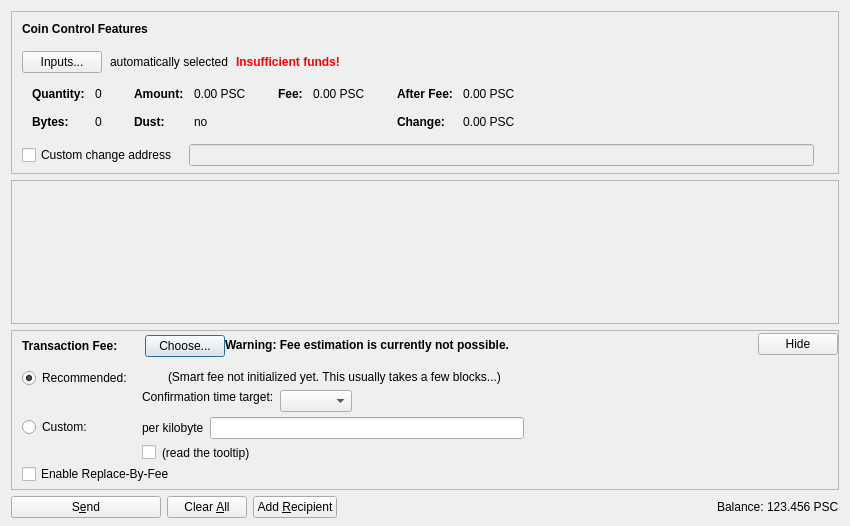
<?xml version="1.0" encoding="UTF-8"?>
<ui version="4.0">
 <class>SendCoinsDialog</class>
 <widget class="QDialog" name="SendCoinsDialog">
  <property name="geometry">
   <rect>
    <x>0</x>
    <y>0</y>
    <width>850</width>
    <height>526</height>
   </rect>
  </property>
  <property name="windowTitle">
   <string>Send Coins</string>
  </property>
  <layout class="QVBoxLayout" name="verticalLayout" stretch="0,1,0,0">
   <property name="bottomMargin">
    <number>8</number>
   </property>
   <item>
    <widget class="QFrame" name="frameCoinControl">
     <property name="sizePolicy">
      <sizepolicy hsizetype="Expanding" vsizetype="Expanding">
       <horstretch>0</horstretch>
       <verstretch>0</verstretch>
      </sizepolicy>
     </property>
     <property name="maximumSize">
      <size>
       <width>16777215</width>
       <height>16777215</height>
      </size>
     </property>
     <property name="frameShape">
      <enum>QFrame::StyledPanel</enum>
     </property>
     <property name="frameShadow">
      <enum>QFrame::Sunken</enum>
     </property>
     <layout class="QVBoxLayout" name="verticalLayoutCoinControl2">
      <property name="spacing">
       <number>0</number>
      </property>
      <property name="leftMargin">
       <number>0</number>
      </property>
      <property name="topMargin">
       <number>0</number>
      </property>
      <property name="rightMargin">
       <number>0</number>
      </property>
      <property name="bottomMargin">
       <number>6</number>
      </property>
      <item>
       <layout class="QVBoxLayout" name="verticalLayoutCoinControl" stretch="0,0,0,0,1">
        <property name="spacing">
         <number>0</number>
        </property>
        <property name="leftMargin">
         <number>10</number>
        </property>
        <property name="topMargin">
         <number>10</number>
        </property>
        <item>
         <layout class="QHBoxLayout" name="horizontalLayoutCoinControl1">
          <property name="bottomMargin">
           <number>15</number>
          </property>
          <item>
           <widget class="QLabel" name="labelCoinControlFeatures">
            <property name="sizePolicy">
             <sizepolicy hsizetype="Preferred" vsizetype="Maximum">
              <horstretch>0</horstretch>
              <verstretch>0</verstretch>
             </sizepolicy>
            </property>
            <property name="font">
             <font>
              <weight>75</weight>
              <bold>true</bold>
             </font>
            </property>
            <property name="styleSheet">
             <string notr="true">font-weight:bold;</string>
            </property>
            <property name="text">
             <string>Coin Control Features</string>
            </property>
           </widget>
          </item>
         </layout>
        </item>
        <item>
         <layout class="QHBoxLayout" name="horizontalLayoutCoinControl2" stretch="0,0,0,0">
          <property name="spacing">
           <number>8</number>
          </property>
          <property name="bottomMargin">
           <number>10</number>
          </property>
          <item>
           <widget class="QPushButton" name="pushButtonCoinControl">
            <property name="styleSheet">
             <string notr="true"/>
            </property>
            <property name="text">
             <string>Inputs...</string>
            </property>
            <property name="autoDefault">
             <bool>false</bool>
            </property>
           </widget>
          </item>
          <item>
           <widget class="QLabel" name="labelCoinControlAutomaticallySelected">
            <property name="text">
             <string>automatically selected</string>
            </property>
            <property name="margin">
             <number>5</number>
            </property>
           </widget>
          </item>
          <item>
           <widget class="QLabel" name="labelCoinControlInsuffFunds">
            <property name="font">
             <font>
              <weight>75</weight>
              <bold>true</bold>
             </font>
            </property>
            <property name="styleSheet">
             <string notr="true">color:red;font-weight:bold;</string>
            </property>
            <property name="text">
             <string>Insufficient funds!</string>
            </property>
            <property name="margin">
             <number>5</number>
            </property>
           </widget>
          </item>
          <item>
           <spacer name="horizontalSpacerCoinControl">
            <property name="orientation">
             <enum>Qt::Horizontal</enum>
            </property>
            <property name="sizeHint" stdset="0">
             <size>
              <width>40</width>
              <height>1</height>
             </size>
            </property>
           </spacer>
          </item>
         </layout>
        </item>
        <item>
         <widget class="QWidget" name="widgetCoinControl" native="true">
          <property name="sizePolicy">
           <sizepolicy hsizetype="Preferred" vsizetype="Preferred">
            <horstretch>0</horstretch>
            <verstretch>0</verstretch>
           </sizepolicy>
          </property>
          <property name="minimumSize">
           <size>
            <width>0</width>
            <height>0</height>
           </size>
          </property>
          <property name="styleSheet">
           <string notr="true"/>
          </property>
          <layout class="QHBoxLayout" name="horizontalLayoutCoinControl5">
           <property name="leftMargin">
            <number>0</number>
           </property>
           <property name="topMargin">
            <number>0</number>
           </property>
           <property name="rightMargin">
            <number>0</number>
           </property>
           <property name="bottomMargin">
            <number>0</number>
           </property>
           <item>
            <layout class="QHBoxLayout" name="horizontalLayoutCoinControl3" stretch="0,0,0,1">
             <property name="spacing">
              <number>20</number>
             </property>
             <property name="topMargin">
              <number>0</number>
             </property>
             <property name="bottomMargin">
              <number>10</number>
             </property>
             <item>
              <layout class="QFormLayout" name="formLayoutCoinControl1">
               <property name="horizontalSpacing">
                <number>10</number>
               </property>
               <property name="verticalSpacing">
                <number>14</number>
               </property>
               <property name="leftMargin">
                <number>10</number>
               </property>
               <property name="topMargin">
                <number>4</number>
               </property>
               <property name="rightMargin">
                <number>6</number>
               </property>
               <item row="0" column="0">
                <widget class="QLabel" name="labelCoinControlQuantityText">
                 <property name="font">
                  <font>
                   <weight>75</weight>
                   <bold>true</bold>
                  </font>
                 </property>
                 <property name="text">
                  <string>Quantity:</string>
                 </property>
                 <property name="margin">
                  <number>0</number>
                 </property>
                </widget>
               </item>
               <item row="0" column="1">
                <widget class="QLabel" name="labelCoinControlQuantity">
                 <property name="cursor">
                  <cursorShape>IBeamCursor</cursorShape>
                 </property>
                 <property name="contextMenuPolicy">
                  <enum>Qt::ActionsContextMenu</enum>
                 </property>
                 <property name="text">
                  <string notr="true">0</string>
                 </property>
                 <property name="margin">
                  <number>0</number>
                 </property>
                 <property name="textInteractionFlags">
                  <set>Qt::LinksAccessibleByMouse|Qt::TextSelectableByKeyboard|Qt::TextSelectableByMouse</set>
                 </property>
                </widget>
               </item>
               <item row="1" column="0">
                <widget class="QLabel" name="labelCoinControlBytesText">
                 <property name="font">
                  <font>
                   <weight>75</weight>
                   <bold>true</bold>
                  </font>
                 </property>
                 <property name="text">
                  <string>Bytes:</string>
                 </property>
                </widget>
               </item>
               <item row="1" column="1">
                <widget class="QLabel" name="labelCoinControlBytes">
                 <property name="cursor">
                  <cursorShape>IBeamCursor</cursorShape>
                 </property>
                 <property name="contextMenuPolicy">
                  <enum>Qt::ActionsContextMenu</enum>
                 </property>
                 <property name="text">
                  <string notr="true">0</string>
                 </property>
                 <property name="textInteractionFlags">
                  <set>Qt::LinksAccessibleByMouse|Qt::TextSelectableByKeyboard|Qt::TextSelectableByMouse</set>
                 </property>
                </widget>
               </item>
              </layout>
             </item>
             <item>
              <layout class="QFormLayout" name="formLayoutCoinControl2">
               <property name="horizontalSpacing">
                <number>10</number>
               </property>
               <property name="verticalSpacing">
                <number>14</number>
               </property>
               <property name="leftMargin">
                <number>6</number>
               </property>
               <property name="topMargin">
                <number>4</number>
               </property>
               <property name="rightMargin">
                <number>6</number>
               </property>
               <item row="0" column="0">
                <widget class="QLabel" name="labelCoinControlAmountText">
                 <property name="font">
                  <font>
                   <weight>75</weight>
                   <bold>true</bold>
                  </font>
                 </property>
                 <property name="text">
                  <string>Amount:</string>
                 </property>
                 <property name="margin">
                  <number>0</number>
                 </property>
                </widget>
               </item>
               <item row="0" column="1">
                <widget class="QLabel" name="labelCoinControlAmount">
                 <property name="cursor">
                  <cursorShape>IBeamCursor</cursorShape>
                 </property>
                 <property name="contextMenuPolicy">
                  <enum>Qt::ActionsContextMenu</enum>
                 </property>
                 <property name="text">
                  <string notr="true">0.00 PSC</string>
                 </property>
                 <property name="textInteractionFlags">
                  <set>Qt::LinksAccessibleByMouse|Qt::TextSelectableByKeyboard|Qt::TextSelectableByMouse</set>
                 </property>
                </widget>
               </item>
               <item row="1" column="0">
                <widget class="QLabel" name="labelCoinControlLowOutputText">
                 <property name="font">
                  <font>
                   <weight>75</weight>
                   <bold>true</bold>
                  </font>
                 </property>
                 <property name="text">
                  <string>Dust:</string>
                 </property>
                </widget>
               </item>
               <item row="1" column="1">
                <widget class="QLabel" name="labelCoinControlLowOutput">
                 <property name="cursor">
                  <cursorShape>IBeamCursor</cursorShape>
                 </property>
                 <property name="contextMenuPolicy">
                  <enum>Qt::ActionsContextMenu</enum>
                 </property>
                 <property name="text">
                  <string notr="true">no</string>
                 </property>
                 <property name="textInteractionFlags">
                  <set>Qt::LinksAccessibleByMouse|Qt::TextSelectableByKeyboard|Qt::TextSelectableByMouse</set>
                 </property>
                </widget>
               </item>
              </layout>
             </item>
             <item>
              <layout class="QFormLayout" name="formLayoutCoinControl3">
               <property name="horizontalSpacing">
                <number>10</number>
               </property>
               <property name="verticalSpacing">
                <number>14</number>
               </property>
               <property name="leftMargin">
                <number>6</number>
               </property>
               <property name="topMargin">
                <number>4</number>
               </property>
               <property name="rightMargin">
                <number>6</number>
               </property>
               <item row="0" column="0">
                <widget class="QLabel" name="labelCoinControlFeeText">
                 <property name="font">
                  <font>
                   <weight>75</weight>
                   <bold>true</bold>
                  </font>
                 </property>
                 <property name="text">
                  <string>Fee:</string>
                 </property>
                 <property name="margin">
                  <number>0</number>
                 </property>
                </widget>
               </item>
               <item row="0" column="1">
                <widget class="QLabel" name="labelCoinControlFee">
                 <property name="cursor">
                  <cursorShape>IBeamCursor</cursorShape>
                 </property>
                 <property name="contextMenuPolicy">
                  <enum>Qt::ActionsContextMenu</enum>
                 </property>
                 <property name="text">
                  <string notr="true">0.00 PSC</string>
                 </property>
                 <property name="textInteractionFlags">
                  <set>Qt::LinksAccessibleByMouse|Qt::TextSelectableByKeyboard|Qt::TextSelectableByMouse</set>
                 </property>
                </widget>
               </item>
              </layout>
             </item>
             <item>
              <layout class="QFormLayout" name="formLayoutCoinControl4">
               <property name="horizontalSpacing">
                <number>10</number>
               </property>
               <property name="verticalSpacing">
                <number>14</number>
               </property>
               <property name="leftMargin">
                <number>6</number>
               </property>
               <property name="topMargin">
                <number>4</number>
               </property>
               <property name="rightMargin">
                <number>6</number>
               </property>
               <item row="0" column="0">
                <widget class="QLabel" name="labelCoinControlAfterFeeText">
                 <property name="font">
                  <font>
                   <weight>75</weight>
                   <bold>true</bold>
                  </font>
                 </property>
                 <property name="text">
                  <string>After Fee:</string>
                 </property>
                 <property name="margin">
                  <number>0</number>
                 </property>
                </widget>
               </item>
               <item row="0" column="1">
                <widget class="QLabel" name="labelCoinControlAfterFee">
                 <property name="cursor">
                  <cursorShape>IBeamCursor</cursorShape>
                 </property>
                 <property name="contextMenuPolicy">
                  <enum>Qt::ActionsContextMenu</enum>
                 </property>
                 <property name="text">
                  <string notr="true">0.00 PSC</string>
                 </property>
                 <property name="textInteractionFlags">
                  <set>Qt::LinksAccessibleByMouse|Qt::TextSelectableByKeyboard|Qt::TextSelectableByMouse</set>
                 </property>
                </widget>
               </item>
               <item row="1" column="0">
                <widget class="QLabel" name="labelCoinControlChangeText">
                 <property name="font">
                  <font>
                   <weight>75</weight>
                   <bold>true</bold>
                  </font>
                 </property>
                 <property name="text">
                  <string>Change:</string>
                 </property>
                </widget>
               </item>
               <item row="1" column="1">
                <widget class="QLabel" name="labelCoinControlChange">
                 <property name="cursor">
                  <cursorShape>IBeamCursor</cursorShape>
                 </property>
                 <property name="contextMenuPolicy">
                  <enum>Qt::ActionsContextMenu</enum>
                 </property>
                 <property name="text">
                  <string notr="true">0.00 PSC</string>
                 </property>
                 <property name="textInteractionFlags">
                  <set>Qt::LinksAccessibleByMouse|Qt::TextSelectableByKeyboard|Qt::TextSelectableByMouse</set>
                 </property>
                </widget>
               </item>
              </layout>
             </item>
            </layout>
           </item>
          </layout>
         </widget>
        </item>
        <item>
         <layout class="QHBoxLayout" name="horizontalLayoutCoinControl4" stretch="0,0,0">
          <property name="spacing">
           <number>12</number>
          </property>
          <property name="sizeConstraint">
           <enum>QLayout::SetDefaultConstraint</enum>
          </property>
          <property name="topMargin">
           <number>5</number>
          </property>
          <property name="rightMargin">
           <number>5</number>
          </property>
          <item>
           <widget class="QCheckBox" name="checkBoxCoinControlChange">
            <property name="toolTip">
             <string>If this is activated, but the change address is empty or invalid, change will be sent to a newly generated address.</string>
            </property>
            <property name="text">
             <string>Custom change address</string>
            </property>
           </widget>
          </item>
          <item>
           <widget class="QValidatedLineEdit" name="lineEditCoinControlChange">
            <property name="enabled">
             <bool>false</bool>
            </property>
            <property name="sizePolicy">
             <sizepolicy hsizetype="Expanding" vsizetype="Fixed">
              <horstretch>0</horstretch>
              <verstretch>0</verstretch>
             </sizepolicy>
            </property>
           </widget>
          </item>
          <item>
           <widget class="QLabel" name="labelCoinControlChangeLabel">
            <property name="sizePolicy">
             <sizepolicy hsizetype="Preferred" vsizetype="Expanding">
              <horstretch>0</horstretch>
              <verstretch>0</verstretch>
             </sizepolicy>
            </property>
            <property name="minimumSize">
             <size>
              <width>0</width>
              <height>0</height>
             </size>
            </property>
            <property name="text">
             <string/>
            </property>
            <property name="margin">
             <number>3</number>
            </property>
           </widget>
          </item>
         </layout>
        </item>
        <item>
         <spacer name="verticalSpacerCoinControl">
          <property name="orientation">
           <enum>Qt::Vertical</enum>
          </property>
          <property name="sizeHint" stdset="0">
           <size>
            <width>800</width>
            <height>1</height>
           </size>
          </property>
         </spacer>
        </item>
       </layout>
      </item>
     </layout>
    </widget>
   </item>
   <item>
    <widget class="QScrollArea" name="scrollArea">
     <property name="widgetResizable">
      <bool>true</bool>
     </property>
     <widget class="QWidget" name="scrollAreaWidgetContents">
      <property name="geometry">
       <rect>
        <x>0</x>
        <y>0</y>
        <width>830</width>
        <height>104</height>
       </rect>
      </property>
      <layout class="QVBoxLayout" name="verticalLayout_2" stretch="0,1">
       <property name="leftMargin">
        <number>0</number>
       </property>
       <property name="topMargin">
        <number>0</number>
       </property>
       <property name="rightMargin">
        <number>0</number>
       </property>
       <property name="bottomMargin">
        <number>0</number>
       </property>
       <item>
        <layout class="QVBoxLayout" name="entries">
         <property name="spacing">
          <number>6</number>
         </property>
        </layout>
       </item>
       <item>
        <spacer name="verticalSpacer">
         <property name="orientation">
          <enum>Qt::Vertical</enum>
         </property>
         <property name="sizeHint" stdset="0">
          <size>
           <width>20</width>
           <height>40</height>
          </size>
         </property>
        </spacer>
       </item>
      </layout>
     </widget>
    </widget>
   </item>
   <item>
    <widget class="QFrame" name="frameFee">
     <property name="sizePolicy">
      <sizepolicy hsizetype="Expanding" vsizetype="Expanding">
       <horstretch>0</horstretch>
       <verstretch>0</verstretch>
      </sizepolicy>
     </property>
     <property name="maximumSize">
      <size>
       <width>16777215</width>
       <height>16777215</height>
      </size>
     </property>
     <property name="frameShape">
      <enum>QFrame::StyledPanel</enum>
     </property>
     <property name="frameShadow">
      <enum>QFrame::Sunken</enum>
     </property>
     <layout class="QVBoxLayout" name="verticalLayoutFee1">
      <property name="spacing">
       <number>0</number>
      </property>
      <property name="leftMargin">
       <number>0</number>
      </property>
      <property name="topMargin">
       <number>0</number>
      </property>
      <property name="rightMargin">
       <number>0</number>
      </property>
      <property name="bottomMargin">
       <number>0</number>
      </property>
      <item>
       <layout class="QVBoxLayout" name="verticalLayoutFee2" stretch="0,0,0">
        <property name="spacing">
         <number>0</number>
        </property>
        <property name="leftMargin">
         <number>10</number>
        </property>
        <property name="topMargin">
         <number>0</number>
        </property>
        <item>
         <layout class="QHBoxLayout" name="horizontalLayoutFee1">
          <property name="bottomMargin">
           <number>0</number>
          </property>
          <item>
           <layout class="QVBoxLayout" name="verticalLayoutFee7">
            <property name="spacing">
             <number>0</number>
            </property>
            <item>
             <spacer name="verticalSpacerSmartFee">
              <property name="orientation">
               <enum>Qt::Vertical</enum>
              </property>
              <property name="sizeType">
               <enum>QSizePolicy::Fixed</enum>
              </property>
              <property name="sizeHint" stdset="0">
               <size>
                <width>1</width>
                <height>4</height>
               </size>
              </property>
             </spacer>
            </item>
            <item>
             <layout class="QHBoxLayout" name="horizontalLayoutSmartFee">
              <property name="spacing">
               <number>10</number>
              </property>
              <item>
               <widget class="QLabel" name="labelFeeHeadline">
                <property name="sizePolicy">
                 <sizepolicy hsizetype="Preferred" vsizetype="Maximum">
                  <horstretch>0</horstretch>
                  <verstretch>0</verstretch>
                 </sizepolicy>
                </property>
                <property name="font">
                 <font>
                  <weight>75</weight>
                  <bold>true</bold>
                 </font>
                </property>
                <property name="styleSheet">
                 <string notr="true">font-weight:bold;</string>
                </property>
                <property name="text">
                 <string>Transaction Fee:</string>
                </property>
               </widget>
              </item>
              <item>
               <widget class="QLabel" name="labelFeeMinimized">
                <property name="text">
                 <string/>
                </property>
               </widget>
              </item>
              <item>
               <widget class="QPushButton" name="buttonChooseFee">
                <property name="text">
                 <string>Choose...</string>
                </property>
               </widget>
              </item>
             </layout>
            </item>
            <item>
             <spacer name="verticalSpacer_5">
              <property name="orientation">
               <enum>Qt::Vertical</enum>
              </property>
              <property name="sizeHint" stdset="0">
               <size>
                <width>1</width>
                <height>1</height>
               </size>
              </property>
             </spacer>
            </item>
           </layout>
          </item>
          <item>
           <widget class="QLabel" name="fallbackFeeWarningLabel">
            <property name="toolTip">
             <string>Using the fallbackfee can result in sending a transaction that will take several hours or days (or never) to confirm. Consider choosing your fee manually or wait until you have validated the complete chain.</string>
            </property>
            <property name="font">
            <font>
                <weight>75</weight>
                <bold>true</bold>
            </font>
            </property>
            <property name="text">
             <string>Warning: Fee estimation is currently not possible.</string>
            </property>
            <property name="wordWrap">
             <bool>false</bool>
            </property>
           </widget>
          </item>
          <item>
           <spacer name="horizontalSpacer_4">
            <property name="orientation">
             <enum>Qt::Horizontal</enum>
            </property>
            <property name="sizeType">
             <enum>QSizePolicy::MinimumExpanding</enum>
            </property>
            <property name="sizeHint" stdset="0">
             <size>
              <width>40</width>
              <height>20</height>
             </size>
            </property>
           </spacer>
          </item>
          <item>
           <widget class="QPushButton" name="buttonMinimizeFee">
            <property name="toolTip">
             <string>collapse fee-settings</string>
            </property>
            <property name="text">
             <string>Hide</string>
            </property>
           </widget>
          </item>
         </layout>
        </item>
        <item>
         <widget class="QFrame" name="frameFeeSelection">
          <layout class="QVBoxLayout" name="verticalLayoutFee12">
           <property name="spacing">
            <number>0</number>
           </property>
           <property name="leftMargin">
            <number>0</number>
           </property>
           <property name="topMargin">
            <number>0</number>
           </property>
           <property name="rightMargin">
            <number>0</number>
           </property>
           <property name="bottomMargin">
            <number>0</number>
           </property>
           <item>
            <layout class="QGridLayout" name="gridLayoutFee">
             <property name="topMargin">
              <number>10</number>
             </property>
             <property name="bottomMargin">
              <number>4</number>
             </property>
             <property name="horizontalSpacing">
              <number>10</number>
             </property>
             <property name="verticalSpacing">
              <number>4</number>
             </property>
             <item row="1" column="1">
              <layout class="QVBoxLayout" name="verticalLayoutFee8">
               <property name="spacing">
                <number>6</number>
               </property>
               <item>
                <layout class="QHBoxLayout" name="horizontalLayoutFee13">
                 <item>
                  <widget class="QLabel" name="labelCustomPerKilobyte">
                   <property name="toolTip">
                    <string>If the custom fee is set to 1000 satoshis and the transaction is only 250 bytes, then &quot;per kilobyte&quot; only pays 250 satoshis in fee, while &quot;total at least&quot; pays 1000 satoshis. For transactions bigger than a kilobyte both pay by kilobyte.</string>
                   </property>
                   <property name="text">
                    <string>per kilobyte</string>
                   </property>
                  </widget>
                 </item>
                 <item>
                  <widget class="PershyancoinAmountField" name="customFee"/>
                 </item>
                 <item>
                  <spacer name="horizontalSpacer_6">
                   <property name="orientation">
                    <enum>Qt::Horizontal</enum>
                   </property>
                   <property name="sizeHint" stdset="0">
                    <size>
                     <width>1</width>
                     <height>1</height>
                    </size>
                   </property>
                  </spacer>
                 </item>
                </layout>
               </item>
               <item>
                <layout class="QHBoxLayout" name="horizontalLayoutFee8">
                 <item>
                  <widget class="QCheckBox" name="checkBoxMinimumFee">
                   <property name="toolTip">
                    <string>Paying only the minimum fee is just fine as long as there is less transaction volume than space in the blocks. But be aware that this can end up in a never confirming transaction once there is more demand for pershyancoin transactions than the network can process.</string>
                   </property>
                   <property name="text">
                    <string/>
                   </property>
                  </widget>
                 </item>
                 <item>
                  <widget class="QLabel" name="labelMinFeeWarning">
                   <property name="enabled">
                    <bool>true</bool>
                   </property>
                   <property name="toolTip">
                    <string>Paying only the minimum fee is just fine as long as there is less transaction volume than space in the blocks. But be aware that this can end up in a never confirming transaction once there is more demand for pershyancoin transactions than the network can process.</string>
                   </property>
                   <property name="text">
                    <string>(read the tooltip)</string>
                   </property>
                   <property name="margin">
                    <number>5</number>
                   </property>
                  </widget>
                 </item>
                 <item>
                  <spacer name="horizontalSpacer_2">
                   <property name="orientation">
                    <enum>Qt::Horizontal</enum>
                   </property>
                   <property name="sizeHint" stdset="0">
                    <size>
                     <width>1</width>
                     <height>1</height>
                    </size>
                   </property>
                  </spacer>
                 </item>
                </layout>
               </item>
              </layout>
             </item>
             <item row="0" column="0">
              <layout class="QVBoxLayout" name="verticalLayoutFee4" stretch="0,1">
               <item>
                <widget class="QRadioButton" name="radioSmartFee">
                 <property name="text">
                  <string>Recommended:</string>
                 </property>
                 <property name="checked">
                  <bool>true</bool>
                 </property>
                 <attribute name="buttonGroup">
                  <string notr="true">groupFee</string>
                 </attribute>
                </widget>
               </item>
               <item>
                <spacer name="verticalSpacer_2">
                 <property name="orientation">
                  <enum>Qt::Vertical</enum>
                 </property>
                 <property name="sizeHint" stdset="0">
                  <size>
                   <width>1</width>
                   <height>1</height>
                  </size>
                 </property>
                </spacer>
               </item>
              </layout>
             </item>
             <item row="1" column="0">
              <layout class="QVBoxLayout" name="verticalLayoutFee9" stretch="0,1">
               <item>
                <widget class="QRadioButton" name="radioCustomFee">
                 <property name="text">
                  <string>Custom:</string>
                 </property>
                 <attribute name="buttonGroup">
                  <string notr="true">groupFee</string>
                 </attribute>
                </widget>
               </item>
               <item>
                <spacer name="verticalSpacer_6">
                 <property name="orientation">
                  <enum>Qt::Vertical</enum>
                 </property>
                 <property name="sizeHint" stdset="0">
                  <size>
                   <width>1</width>
                   <height>1</height>
                  </size>
                 </property>
                </spacer>
               </item>
              </layout>
             </item>
             <item row="0" column="1">
              <layout class="QVBoxLayout" name="verticalLayoutFee3" stretch="0,0,1">
               <property name="spacing">
                <number>6</number>
               </property>
               <property name="topMargin">
                <number>2</number>
               </property>
               <item>
                <layout class="QHBoxLayout" name="horizontalLayoutFee12">
                 <item>
                  <widget class="QLabel" name="labelSmartFee">
                   <property name="text">
                    <string/>
                   </property>
                   <property name="margin">
                    <number>2</number>
                   </property>
                  </widget>
                 </item>
                 <item>
                  <widget class="QLabel" name="labelFeeEstimation">
                   <property name="text">
                    <string/>
                   </property>
                  </widget>
                 </item>
                 <item>
                  <widget class="QLabel" name="labelSmartFee2">
                   <property name="text">
                    <string>(Smart fee not initialized yet. This usually takes a few blocks...)</string>
                   </property>
                   <property name="margin">
                    <number>2</number>
                   </property>
                  </widget>
                 </item>
                 <item>
                  <spacer name="horizontalSpacer_5">
                   <property name="orientation">
                    <enum>Qt::Horizontal</enum>
                   </property>
                   <property name="sizeHint" stdset="0">
                    <size>
                     <width>1</width>
                     <height>1</height>
                    </size>
                   </property>
                  </spacer>
                 </item>
                </layout>
               </item>
               <item>
                <layout class="QHBoxLayout" name="horizontalLayoutFee9">
                 <item>
                  <layout class="QVBoxLayout" name="verticalLayoutFee6">
                   <item>
                    <widget class="QLabel" name="labelSmartFee3">
                     <property name="text">
                      <string>Confirmation time target:</string>
                     </property>
                     <property name="margin">
                      <number>2</number>
                     </property>
                    </widget>
                   </item>
                   <item>
                    <spacer name="verticalSpacer_3">
                     <property name="orientation">
                      <enum>Qt::Vertical</enum>
                     </property>
                     <property name="sizeHint" stdset="0">
                      <size>
                       <width>1</width>
                       <height>1</height>
                      </size>
                     </property>
                    </spacer>
                   </item>
                  </layout>
                 </item>
                 <item>
                  <layout class="QVBoxLayout" name="verticalLayoutFee5">
                   <property name="rightMargin">
                    <number>30</number>
                   </property>
                   <item>
                    <layout class="QHBoxLayout" name="horizontalLayoutConfTarget">
                     <property name="bottomMargin">
                      <number>0</number>
                     </property>
                     <item>
                      <widget class="QComboBox" name="confTargetSelector"/>
                     </item>
                     <item>
                      <spacer name="horizontalSpacerConfTarget">
                       <property name="orientation">
                        <enum>Qt::Horizontal</enum>
                       </property>
                       <property name="sizeHint" stdset="0">
                        <size>
                         <width>40</width>
                         <height>20</height>
                        </size>
                       </property>
                      </spacer>
                     </item>
                    </layout>
                   </item>
                  </layout>
                 </item>
                </layout>
               </item>
               <item>
                <spacer name="verticalSpacer_4">
                 <property name="orientation">
                  <enum>Qt::Vertical</enum>
                 </property>
                 <property name="sizeHint" stdset="0">
                  <size>
                   <width>1</width>
                   <height>1</height>
                  </size>
                 </property>
                </spacer>
               </item>
              </layout>
             </item>
            </layout>
           </item>
           <item>
            <widget class="QCheckBox" name="optInRBF">
             <property name="text">
              <string>Enable Replace-By-Fee</string>
             </property>
             <property name="toolTip">
              <string>With Replace-By-Fee (BIP-125) you can increase a transaction's fee after it is sent. Without this, a higher fee may be recommended to compensate for increased transaction delay risk.</string>
             </property>
            </widget>
           </item>
          </layout>
         </widget>
        </item>
        <item>
         <spacer name="verticalSpacerFee">
          <property name="orientation">
           <enum>Qt::Vertical</enum>
          </property>
          <property name="sizeHint" stdset="0">
           <size>
            <width>40</width>
            <height>5</height>
           </size>
          </property>
         </spacer>
        </item>
       </layout>
      </item>
     </layout>
    </widget>
   </item>
   <item>
    <layout class="QHBoxLayout" name="horizontalLayout">
     <item>
      <widget class="QPushButton" name="sendButton">
       <property name="minimumSize">
        <size>
         <width>150</width>
         <height>0</height>
        </size>
       </property>
       <property name="toolTip">
        <string>Confirm the send action</string>
       </property>
       <property name="text">
        <string>S&amp;end</string>
       </property>
       <property name="icon">
        <iconset resource="../pershyancoin.qrc">
         <normaloff>:/icons/send</normaloff>:/icons/send</iconset>
       </property>
       <property name="autoDefault">
        <bool>false</bool>
       </property>
       <property name="default">
        <bool>false</bool>
       </property>
      </widget>
     </item>
     <item>
      <widget class="QPushButton" name="clearButton">
       <property name="sizePolicy">
        <sizepolicy hsizetype="Minimum" vsizetype="Fixed">
         <horstretch>0</horstretch>
         <verstretch>0</verstretch>
        </sizepolicy>
       </property>
       <property name="toolTip">
        <string>Clear all fields of the form.</string>
       </property>
       <property name="text">
        <string>Clear &amp;All</string>
       </property>
       <property name="icon">
        <iconset resource="../pershyancoin.qrc">
         <normaloff>:/icons/remove</normaloff>:/icons/remove</iconset>
       </property>
       <property name="autoDefault">
        <bool>false</bool>
       </property>
      </widget>
     </item>
     <item>
      <widget class="QPushButton" name="addButton">
       <property name="toolTip">
        <string>Send to multiple recipients at once</string>
       </property>
       <property name="text">
        <string>Add &amp;Recipient</string>
       </property>
       <property name="icon">
        <iconset resource="../pershyancoin.qrc">
         <normaloff>:/icons/add</normaloff>:/icons/add</iconset>
       </property>
       <property name="autoDefault">
        <bool>false</bool>
       </property>
      </widget>
     </item>
     <item>
      <spacer name="horizontalSpacer">
       <property name="orientation">
        <enum>Qt::Horizontal</enum>
       </property>
       <property name="sizeHint" stdset="0">
        <size>
         <width>40</width>
         <height>20</height>
        </size>
       </property>
      </spacer>
     </item>
     <item>
      <layout class="QHBoxLayout" name="horizontalLayout_2">
       <property name="spacing">
        <number>3</number>
       </property>
       <item>
        <widget class="QLabel" name="label">
         <property name="sizePolicy">
          <sizepolicy hsizetype="Preferred" vsizetype="Fixed">
           <horstretch>0</horstretch>
           <verstretch>0</verstretch>
          </sizepolicy>
         </property>
         <property name="text">
          <string>Balance:</string>
         </property>
        </widget>
       </item>
       <item>
        <widget class="QLabel" name="labelBalance">
         <property name="sizePolicy">
          <sizepolicy hsizetype="Preferred" vsizetype="Fixed">
           <horstretch>0</horstretch>
           <verstretch>0</verstretch>
          </sizepolicy>
         </property>
         <property name="cursor">
          <cursorShape>IBeamCursor</cursorShape>
         </property>
         <property name="text">
          <string notr="true">123.456 PSC</string>
         </property>
         <property name="textInteractionFlags">
          <set>Qt::LinksAccessibleByMouse|Qt::TextSelectableByKeyboard|Qt::TextSelectableByMouse</set>
         </property>
        </widget>
       </item>
      </layout>
     </item>
    </layout>
   </item>
  </layout>
 </widget>
 <customwidgets>
  <customwidget>
   <class>QValidatedLineEdit</class>
   <extends>QLineEdit</extends>
   <header>qt/qvalidatedlineedit.h</header>
  </customwidget>
  <customwidget>
   <class>PershyancoinAmountField</class>
   <extends>QLineEdit</extends>
   <header>qt/pershyancoinamountfield.h</header>
   <container>1</container>
  </customwidget>
 </customwidgets>
 <resources>
  <include location="../pershyancoin.qrc"/>
 </resources>
 <connections/>
 <buttongroups>
  <buttongroup name="groupFee"/>
 </buttongroups>
</ui>
